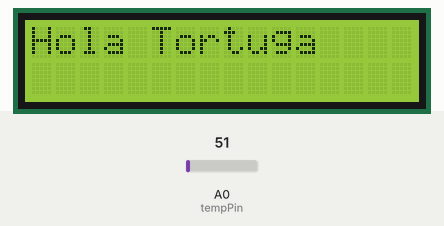
Simulated run of this sketch. Board: Arduino Uno, built with avr-gcc and run on an emulated ATmega328P. On the bench: 16×2 character LCD. The inputs (shaded band) are chosen by the test bench; at power-on: A0 (tempPin) = 51.

Above: at 1.6 s.
At 4.7 s:
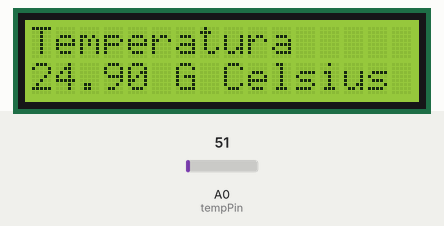
4.8 s: A0 (tempPin) set to 61
At 7.2 s:
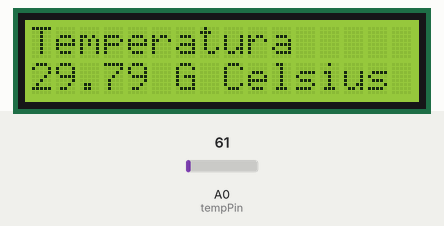
8.1 s: A0 (tempPin) set to 71
At 11.1 s:
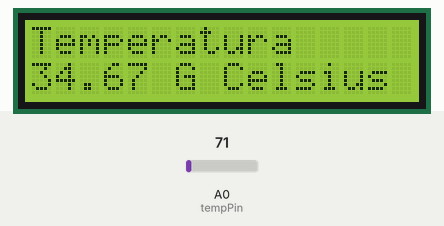
12.2 s: A0 (tempPin) set to 86
At 16.2 s:
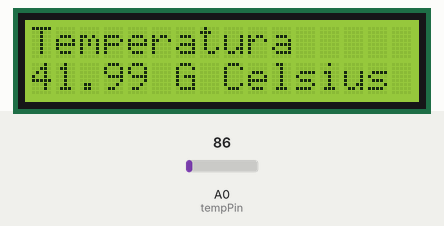
Timing chart, 0 to 17.7 s (numbered marks = the images above; inputs shaded):
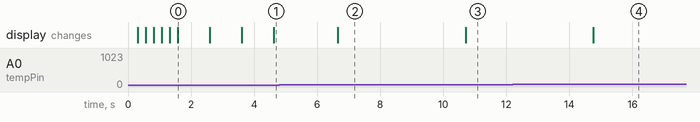

Measured:
- after the input at 4.8 s, the display: changes after 1.9 s (image 2)
- after the input at 8.1 s, the display: changes after 2.6 s (image 3)
- after the input at 12.2 s, the display: changes after 2.6 s (image 4)
- what the display in image 0 shows lasts 1.0 s, from 1.6 s to 2.6 s

The sketch:

LCD_LM35.ino
```cpp
/*-----( Import needed libraries )-----*/
#include <Wire.h>  // Comes with Arduino IDE
// Get the LCD I2C Library here:
// www.4tronix.co.uk/arduino/sketches/LiquidCrystal_V1.2.1.zip
// Move any other LCD libraries to another folder or delete them
// See Library "Docs" folder for possible commands etc.
#include <LiquidCrystal_I2C.h>

/*-----( Declare Constants )-----*/
/*-----( Declare objects )-----*/
// set the LCD address to 0x27 for a 16 chars 2 line display
// Set the pins on the I2C chip used for LCD connections:
//                    addr, en,rw,rs,d4,d5,d6,d7,bl,blpol
LiquidCrystal_I2C lcd(0x27, 2, 1, 0, 4, 5, 6, 7, 3, POSITIVE);  // Set the LCD I2C address

/*-----( Declare Variables )-----*/
//NONE
// Declaracion de variables
float tempC;
int tempPin = 0; // Definimos la entrada en pin A0

void setup()   /*----( SETUP: RUNS ONCE )----*/
{
  Serial.begin(9600);  // Used to type in characters

  lcd.begin(16,2);   // initialize the lcd for 16 chars 2 lines, turn on backlight

// ------- Quick 3 blinks of backlight  -------------
  for(int i = 0; i< 3; i++)
  {
    lcd.backlight();
    delay(250);
    lcd.noBacklight();
    delay(250);
  }
  lcd.backlight(); // finish with backlight on

//-------- Write characters on the display ------------------
// NOTE: Cursor Position: (CHAR, LINE) start at 0
  lcd.setCursor(0,0); //Start at character 4 on line 0
  lcd.print("Hola Tortuga");
  delay(1000);
  lcd.setCursor(0,1);
  lcd.print("Control Acuario"); // Print text on second line
  delay(1000);

// Wait and then tell user they can start the Serial Monitor and type in characters to
// Display. (Set Serial Monitor option to "No Line Ending")
/*  lcd.clear();
  lcd.setCursor(0,0); //Start at character 0 on line 0
  lcd.print("Use Serial Mon");
  lcd.setCursor(0,1);
  lcd.print("Type to display"); */


}/*--(end setup )---*/


void loop()   /*----( LOOP: RUNS CONSTANTLY )----*/
{

  // Lee el valor desde el sensor
    tempC = analogRead(tempPin);

    // Convierte el valor a temperatura
    tempC = (5.0 * tempC * 100.0)/1024.0;
   lcd.setCursor(0,0); //Start at character 4 on line 0

  lcd.print("Temperatura ");
  delay(1000);
  lcd.setCursor(0,1);
  lcd.print(tempC);
  lcd.print(" G Celsius "); // Print text on second line
  delay(1000);


  {
    // when characters arrive over the serial port...
    if (Serial.available()) {
      // wait a bit for the entire message to arrive
      delay(100);
      // clear the screen
      //lcd.clear();
      // read all the available characters
      while (Serial.available() > 0) {
        // display each character to the LCD
        //lcd.write(Serial.read());
      }
    }
  }

}/* --(end main loop )-- */


/* ( THE END ) */
```
